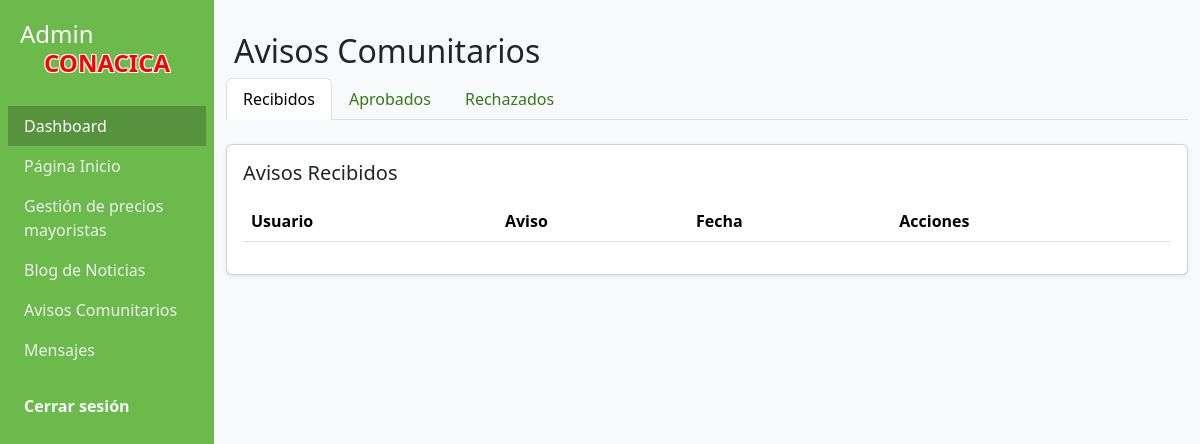
The page /admin-avisos-comunitarios.php (signed in) on the database as committed earlier.
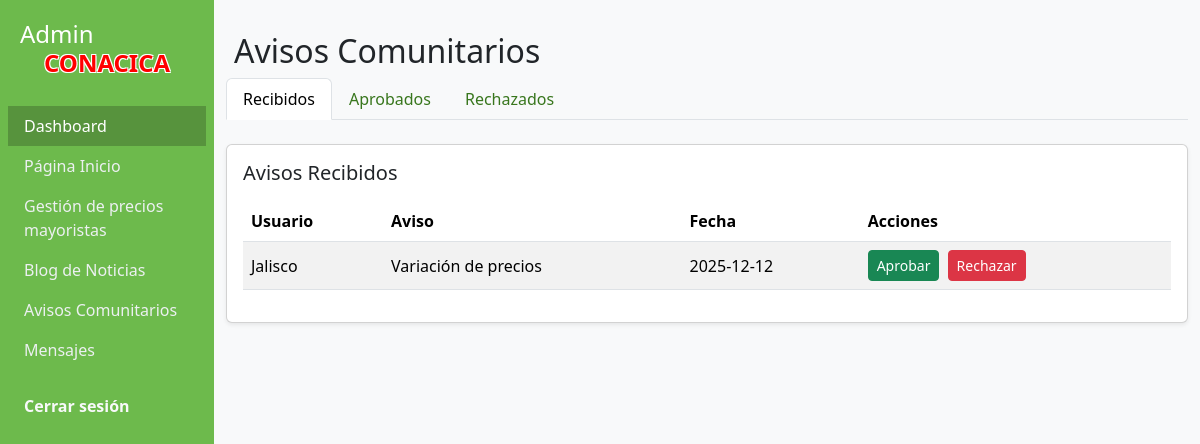
The same page on the database as committed later.
### tables this page shows
CREATE TABLE `avisos` (
  `id` int(11) NOT NULL AUTO_INCREMENT,
  `titulo` varchar(100) NOT NULL,
  `lugar` varchar(130) DEFAULT NULL,
  `fecha` date DEFAULT NULL,
  `tipo` enum('Bloqueo','Mercado','Agricultura','Clima','Logística','General') DEFAULT 'General',
  `estado` enum('aprovado','proceso','rechazado') DEFAULT 'proceso',
  `aviso` varchar(300) DEFAULT NULL,
  `evidencia` varchar(255) DEFAULT NULL,
  PRIMARY KEY (`id`)
);

### admin-avisos-comunitarios.php (the view, shortened to what this page needs)
<?php
    $conn = connection();
    if( !isset( $_SESSION['userId'] ) || empty( $_SESSION['userId'] ) ){
        header( "Location: /" );
        exit;
    } else {
        $userId = $_SESSION['userId'];
    }
    $sql = "SELECT * FROM users WHERE id = :userId ";
    $stmt = $conn -> prepare($sql);
    $stmt -> execute( [ 'userId' => $userId ] );
?>
<!DOCTYPE html>
<html lang="es">
<head>
  <link href="./src/css/bootstrap.min.css" rel="stylesheet">
  <link rel="stylesheet" href="./src/css/style.css">
</head>
<body class="bg-light body-admin">
<?php include 'admin-menu.php'; ?>
<div class="container py-4">
  <h2 class="m-2">Avisos Comunitarios</h2>
  <ul class="nav nav-tabs mb-4" id="avisosTabs">
    <li class="nav-item">
      <button class="nav-link active" data-bs-toggle="tab" data-bs-target="#recibidos">Recibidos</button>
    </li>
    <li class="nav-item">
      <button class="nav-link" data-bs-toggle="tab" data-bs-target="#aprobados">Aprobados</button>
    </li>
    <li class="nav-item">
      <button class="nav-link" data-bs-toggle="tab" data-bs-target="#rechazados">Rechazados</button>
    </li>
  </ul>
  <div class="tab-content">
    <div class="tab-pane fade show active" id="recibidos">
      <div class="card shadow-sm">
        <div class="card-body">
          <h5 class="card-title mb-3">Avisos Recibidos</h5>
          <div class="table-responsive">
            <table class="table table-striped align-middle">
              <thead>
                <tr>
                  <th>Usuario</th>
                  <th>Aviso</th>
                  <th>Fecha</th>
                  <th>Acciones</th>
                </tr>
              </thead>
              <tbody>
              <?php
                $sql = "SELECT * FROM avisos WHERE estado = 'proceso'";
                try{
                  $stmt = $conn -> prepare( $sql );
                  $stmt -> execute();
                }catch( PDOException $e ) {
                  echo '<p>Hubo un error al consultar la base de datos</p>';
                }
                while( $res = $stmt -> fetch()):
              ?>
                  <tr class="ver-aviso"
                      data-bs-toggle="modal"
                      data-bs-target="#modalDetalleAviso"
                      data-etiqueta="Mercado"
                      data-color="#007BFF"
                      data-titulo="Apertura de mercado regional"
                      data-lugar="Toluca, Estado de México"
                      data-fecha="2025-11-10"
                      data-descripcion="Productores locales informan sobre la apertura de un nuevo mercado regional con apoyo comunitario.">
                    <td><?= $res['lugar']  ?></td>
                    <td><?= $res['titulo'] ?></td>
                    <td><?= $res['fecha'] ?></td>
                    <td>
                      <form action="./dashboardCrud/editBlog.php" method="post">
                        <button name="action" value="aprovar" type="submit" class="btn btn-success btn-sm me-1">Aprobar</button>
                        <button name="action" value="rechazar" type="submit" class="btn btn-danger btn-sm">Rechazar</button>
                      </form>
                    </td>
                  </tr>
                <?php endwhile;?>
              </tbody>
            </table>
          </div>
        </div>
      </div>
    </div>
  </div>
</div>
</body>
</html>

Rows that differ between the two databases and show on the page:
added avisos: lugar "Jalisco", titulo "Variación de precios", fecha "2025-12-12"
